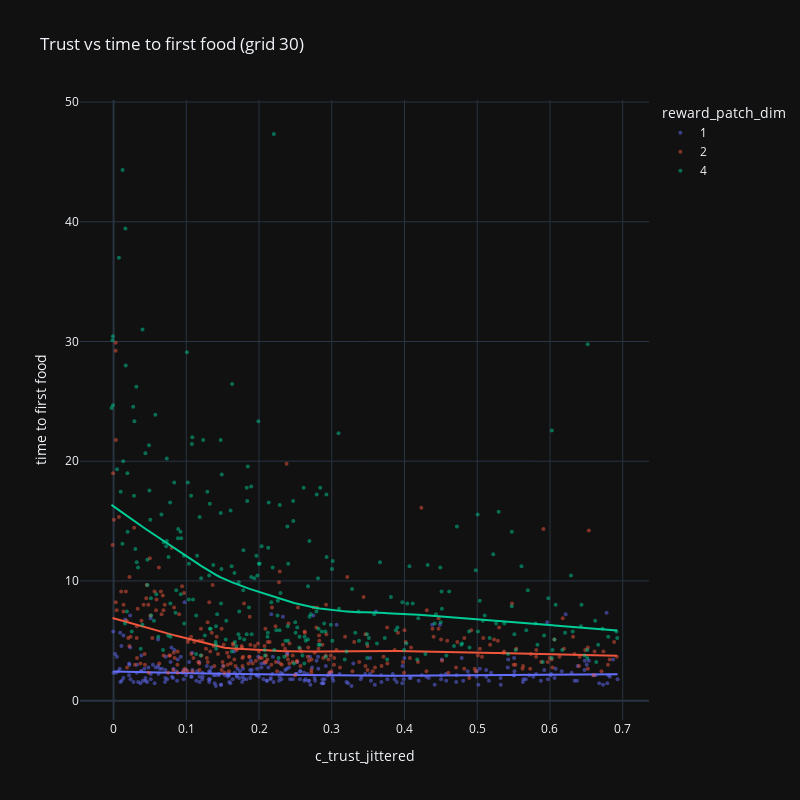

Notebook code for this chart:
### Code cell
fig_grid30 = px.scatter(
    impactDF_grid30,
    x="c_trust_jittered",
    y="time to first food",
    color="reward_patch_dim",
    template="plotly_dark",
    title="Trust vs time to first food (grid 30)",
    trendline="lowess",
    opacity=0.5,
)

fig_grid30.update_traces(marker={"size": 4})
fig_grid30.update_layout(
    width=800,
    height=800,
)

### Figure 1 — Plotly figure (JSON) as saved in the notebook; plotly's stock layout.template omitted (floating-point values rounded to 4 significant figures; data arrays with more than 128 entries replaced by an {"elided": "..."} marker saying what was removed)
{"data": [{"hovertemplate": "reward_patch_dim=1<br>c_trust_jittered=%{x}<br>time to first food=%{y}<extra></extra>", "legendgroup": "1", "marker": {"color": "#636efa", "opacity": 0.5, "size": 4, "symbol": "circle"}, "mode": "markers", "name": "1", "orientation": "v", "showlegend": true, "type": "scatter", "x": {"elided": "280 float values"}, "xaxis": "x", "y": {"elided": "280 float values"}, "yaxis": "y"}, {"hovertemplate": "<b>LOWESS trendline</b><br><br>reward_patch_dim=1<br>c_trust_jittered=%{x}<br>time to first food=%{y} <b>(trend)</b><extra></extra>", "legendgroup": "1", "marker": {"color": "#636efa", "size": 4, "symbol": "circle"}, "mode": "lines", "name": "1", "showlegend": false, "type": "scatter", "x": {"elided": "280 float values"}, "xaxis": "x", "y": {"elided": "280 float values"}, "yaxis": "y"}, {"hovertemplate": "reward_patch_dim=2<br>c_trust_jittered=%{x}<br>time to first food=%{y}<extra></extra>", "legendgroup": "2", "marker": {"color": "#EF553B", "opacity": 0.5, "size": 4, "symbol": "circle"}, "mode": "markers", "name": "2", "orientation": "v", "showlegend": true, "type": "scatter", "x": {"elided": "278 float values"}, "xaxis": "x", "y": {"elided": "278 float values"}, "yaxis": "y"}, {"hovertemplate": "<b>LOWESS trendline</b><br><br>reward_patch_dim=2<br>c_trust_jittered=%{x}<br>time to first food=%{y} <b>(trend)</b><extra></extra>", "legendgroup": "2", "marker": {"color": "#EF553B", "size": 4, "symbol": "circle"}, "mode": "lines", "name": "2", "showlegend": false, "type": "scatter", "x": {"elided": "278 float values"}, "xaxis": "x", "y": {"elided": "278 float values"}, "yaxis": "y"}, {"hovertemplate": "reward_patch_dim=4<br>c_trust_jittered=%{x}<br>time to first food=%{y}<extra></extra>", "legendgroup": "4", "marker": {"color": "#00cc96", "opacity": 0.5, "size": 4, "symbol": "circle"}, "mode": "markers", "name": "4", "orientation": "v", "showlegend": true, "type": "scatter", "x": {"elided": "271 float values"}, "xaxis": "x", "y": {"elided": "271 float values"}, "yaxis": "y"}, {"hovertemplate": "<b>LOWESS trendline</b><br><br>reward_patch_dim=4<br>c_trust_jittered=%{x}<br>time to first food=%{y} <b>(trend)</b><extra></extra>", "legendgroup": "4", "marker": {"color": "#00cc96", "size": 4, "symbol": "circle"}, "mode": "lines", "name": "4", "showlegend": false, "type": "scatter", "x": {"elided": "271 float values"}, "xaxis": "x", "y": {"elided": "271 float values"}, "yaxis": "y"}], "layout": {"height": 800, "legend": {"title": {"text": "reward_patch_dim"}, "tracegroupgap": 0}, "title": {"text": "Trust vs time to first food (grid 30)"}, "width": 800, "xaxis": {"anchor": "y", "domain": [0, 1], "title": {"text": "c_trust_jittered"}}, "yaxis": {"anchor": "x", "domain": [0, 1], "title": {"text": "time to first food"}}}}
